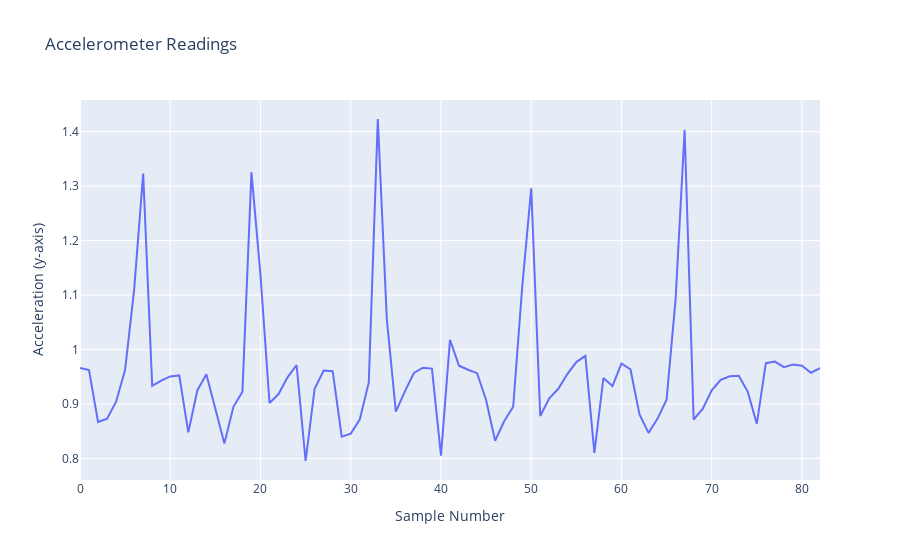
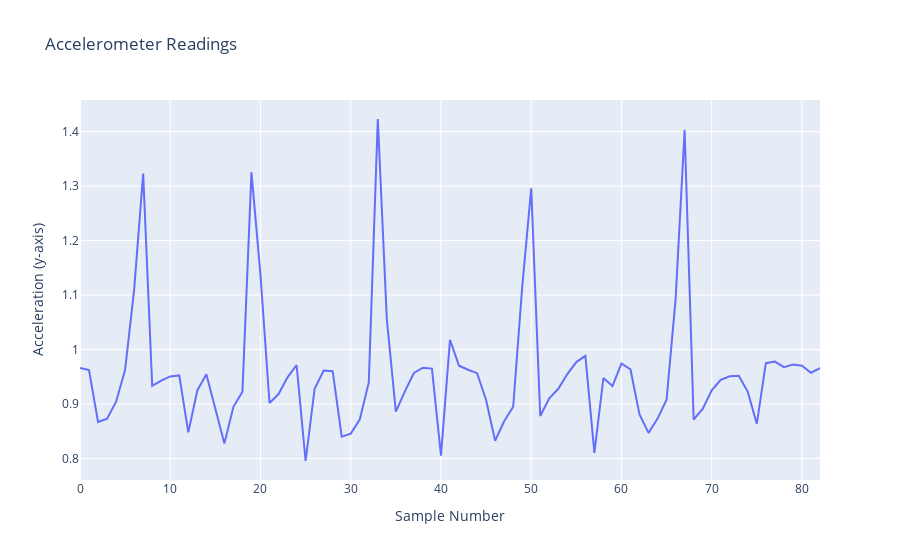
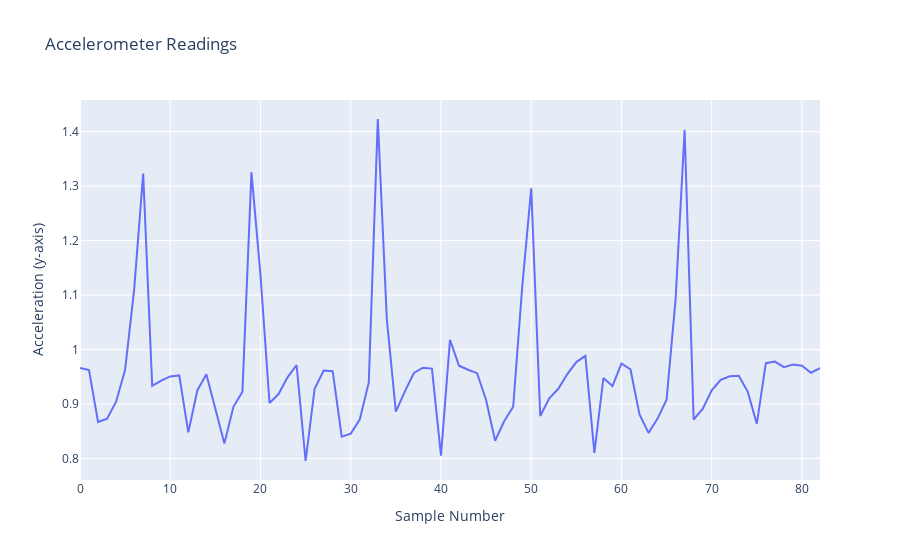
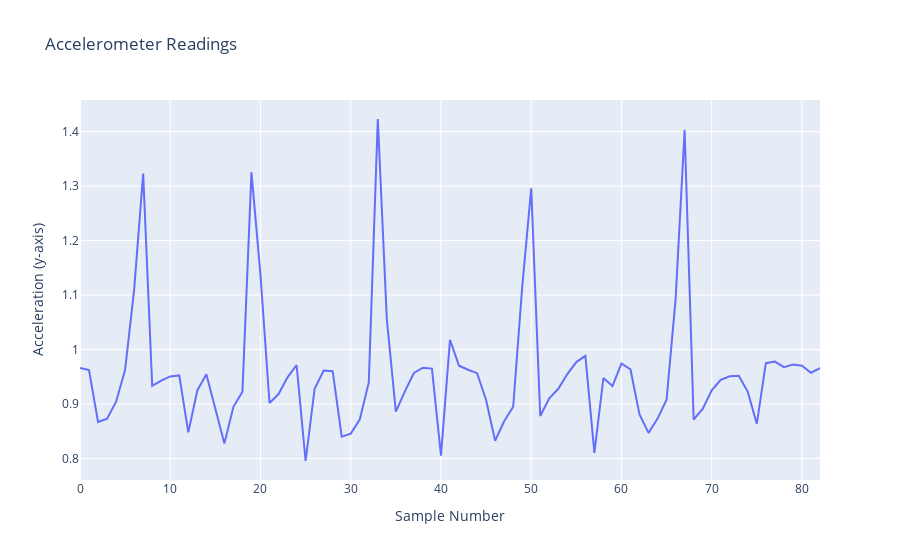

The notebook cell saved with these charts, in order:
### Code cell
for label in df["label"].unique() :

    subset = df[df["label"] == label]
    fig = go.Figure()
    fig.add_trace(go.Scatter(y=set_df["acc_y"].reset_index(drop=True), mode='lines', name=label))
    fig.update_layout(title='Accelerometer Readings',
                  xaxis_title='Sample Number',
                  yaxis_title='Acceleration (y-axis)')
    fig.show()





# --------------------------------------------------------------
# Adjust plot settings
# --------------------------------------------------------------


# --------------------------------------------------------------
# Compare medium vs. heavy sets
# --------------------------------------------------------------


# --------------------------------------------------------------
# Compare participants
# --------------------------------------------------------------


# --------------------------------------------------------------
# Plot multiple axis
# --------------------------------------------------------------


# --------------------------------------------------------------
# Create a loop to plot all combinations per sensor
# --------------------------------------------------------------


# --------------------------------------------------------------
# Combine plots in one figure
# --------------------------------------------------------------


# --------------------------------------------------------------
# Loop over all combinations and export for both sensors
# --------------------------------------------------------------

### Figure 1 — Plotly figure (JSON) as saved in the notebook; plotly's stock layout.template omitted (floating-point values rounded to 4 significant figures)
{"data": [{"mode": "lines", "name": "bench", "type": "scatter", "y": [0.9663, 0.9625, 0.867, 0.873, 0.9043, 0.963, 1.11, 1.323, 0.9333, 0.943, 0.9507, 0.9525, 0.848, 0.925, 0.9547, 0.8915, 0.8277, 0.895, 0.9227, 1.325, 1.137, 0.902, 0.9183, 0.949, 0.9717, 0.7955, 0.928, 0.9615, 0.9603, 0.84, 0.8457, 0.8715, 0.9397, 1.423, 1.055, 0.886, 0.9233, 0.957, 0.9667, 0.965, 0.8053, 1.018, 0.9703, 0.963, 0.9567, 0.9075, 0.8327, 0.8685, 0.895, 1.115, 1.296, 0.878, 0.9103, 0.928, 0.955, 0.977, 0.9883, 0.8105, 0.9477, 0.933, 0.9743, 0.9635, 0.881, 0.847, 0.8733, 0.908, 1.093, 1.402, 0.8717, 0.891, 0.925, 0.9445, 0.951, 0.952, 0.9223, 0.8635, 0.975, 0.978, 0.9677, 0.9725, 0.9703, 0.9575, 0.966]}], "layout": {"title": {"text": "Accelerometer Readings"}, "xaxis": {"title": {"text": "Sample Number"}}, "yaxis": {"title": {"text": "Acceleration (y-axis)"}}}}

### Figure 2 — Plotly figure (JSON) as saved in the notebook; plotly's stock layout.template omitted (floating-point values rounded to 4 significant figures)
{"data": [{"mode": "lines", "name": "ohp", "type": "scatter", "y": [0.9663, 0.9625, 0.867, 0.873, 0.9043, 0.963, 1.11, 1.323, 0.9333, 0.943, 0.9507, 0.9525, 0.848, 0.925, 0.9547, 0.8915, 0.8277, 0.895, 0.9227, 1.325, 1.137, 0.902, 0.9183, 0.949, 0.9717, 0.7955, 0.928, 0.9615, 0.9603, 0.84, 0.8457, 0.8715, 0.9397, 1.423, 1.055, 0.886, 0.9233, 0.957, 0.9667, 0.965, 0.8053, 1.018, 0.9703, 0.963, 0.9567, 0.9075, 0.8327, 0.8685, 0.895, 1.115, 1.296, 0.878, 0.9103, 0.928, 0.955, 0.977, 0.9883, 0.8105, 0.9477, 0.933, 0.9743, 0.9635, 0.881, 0.847, 0.8733, 0.908, 1.093, 1.402, 0.8717, 0.891, 0.925, 0.9445, 0.951, 0.952, 0.9223, 0.8635, 0.975, 0.978, 0.9677, 0.9725, 0.9703, 0.9575, 0.966]}], "layout": {"title": {"text": "Accelerometer Readings"}, "xaxis": {"title": {"text": "Sample Number"}}, "yaxis": {"title": {"text": "Acceleration (y-axis)"}}}}

### Figure 3 — Plotly figure (JSON) as saved in the notebook; plotly's stock layout.template omitted (floating-point values rounded to 4 significant figures)
{"data": [{"mode": "lines", "name": "squat", "type": "scatter", "y": [0.9663, 0.9625, 0.867, 0.873, 0.9043, 0.963, 1.11, 1.323, 0.9333, 0.943, 0.9507, 0.9525, 0.848, 0.925, 0.9547, 0.8915, 0.8277, 0.895, 0.9227, 1.325, 1.137, 0.902, 0.9183, 0.949, 0.9717, 0.7955, 0.928, 0.9615, 0.9603, 0.84, 0.8457, 0.8715, 0.9397, 1.423, 1.055, 0.886, 0.9233, 0.957, 0.9667, 0.965, 0.8053, 1.018, 0.9703, 0.963, 0.9567, 0.9075, 0.8327, 0.8685, 0.895, 1.115, 1.296, 0.878, 0.9103, 0.928, 0.955, 0.977, 0.9883, 0.8105, 0.9477, 0.933, 0.9743, 0.9635, 0.881, 0.847, 0.8733, 0.908, 1.093, 1.402, 0.8717, 0.891, 0.925, 0.9445, 0.951, 0.952, 0.9223, 0.8635, 0.975, 0.978, 0.9677, 0.9725, 0.9703, 0.9575, 0.966]}], "layout": {"title": {"text": "Accelerometer Readings"}, "xaxis": {"title": {"text": "Sample Number"}}, "yaxis": {"title": {"text": "Acceleration (y-axis)"}}}}

### Figure 4 — Plotly figure (JSON) as saved in the notebook; plotly's stock layout.template omitted (floating-point values rounded to 4 significant figures)
{"data": [{"mode": "lines", "name": "dead", "type": "scatter", "y": [0.9663, 0.9625, 0.867, 0.873, 0.9043, 0.963, 1.11, 1.323, 0.9333, 0.943, 0.9507, 0.9525, 0.848, 0.925, 0.9547, 0.8915, 0.8277, 0.895, 0.9227, 1.325, 1.137, 0.902, 0.9183, 0.949, 0.9717, 0.7955, 0.928, 0.9615, 0.9603, 0.84, 0.8457, 0.8715, 0.9397, 1.423, 1.055, 0.886, 0.9233, 0.957, 0.9667, 0.965, 0.8053, 1.018, 0.9703, 0.963, 0.9567, 0.9075, 0.8327, 0.8685, 0.895, 1.115, 1.296, 0.878, 0.9103, 0.928, 0.955, 0.977, 0.9883, 0.8105, 0.9477, 0.933, 0.9743, 0.9635, 0.881, 0.847, 0.8733, 0.908, 1.093, 1.402, 0.8717, 0.891, 0.925, 0.9445, 0.951, 0.952, 0.9223, 0.8635, 0.975, 0.978, 0.9677, 0.9725, 0.9703, 0.9575, 0.966]}], "layout": {"title": {"text": "Accelerometer Readings"}, "xaxis": {"title": {"text": "Sample Number"}}, "yaxis": {"title": {"text": "Acceleration (y-axis)"}}}}
